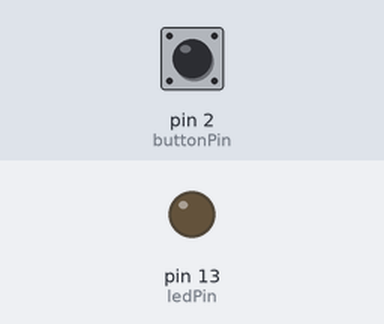
This sketch was run on a simulated Arduino Uno, built with avr-gcc and run on an emulated ATmega328P. Parts: output pins drawn as LEDs (lit = HIGH). The inputs (shaded band) are chosen by the test bench; at power-on: pin 2 (buttonPin) LOW.

Above: at 1.2 s.
1.3 s: pin 2 (buttonPin) pulled HIGH for 0.15 s
At 1.8 s:
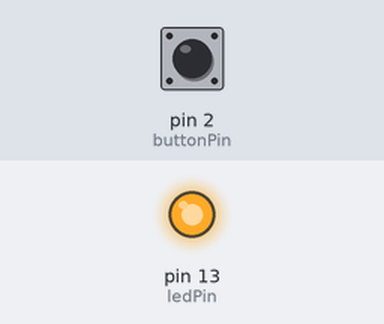
Timing chart, 0 to 4.3 s (numbered marks = the images above; inputs shaded):
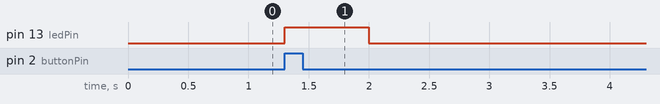

The sketch:

ejercicio_5.ino
```cpp
const int buttonPin = 2;
const int ledPin =  13;

void setup() {
  pinMode(ledPin, OUTPUT);
  pinMode(buttonPin, INPUT);
  attachInterrupt(0,funcion,RISING);
}

void loop() {


  delay(2000);
  digitalWrite(ledPin, LOW);

}

void funcion(){

  digitalWrite(ledPin, HIGH);


}
```

Measured:
- after the input at 1.3 s, pin 13 (ledPin): LOW → HIGH at once, → LOW 0.70 s later
